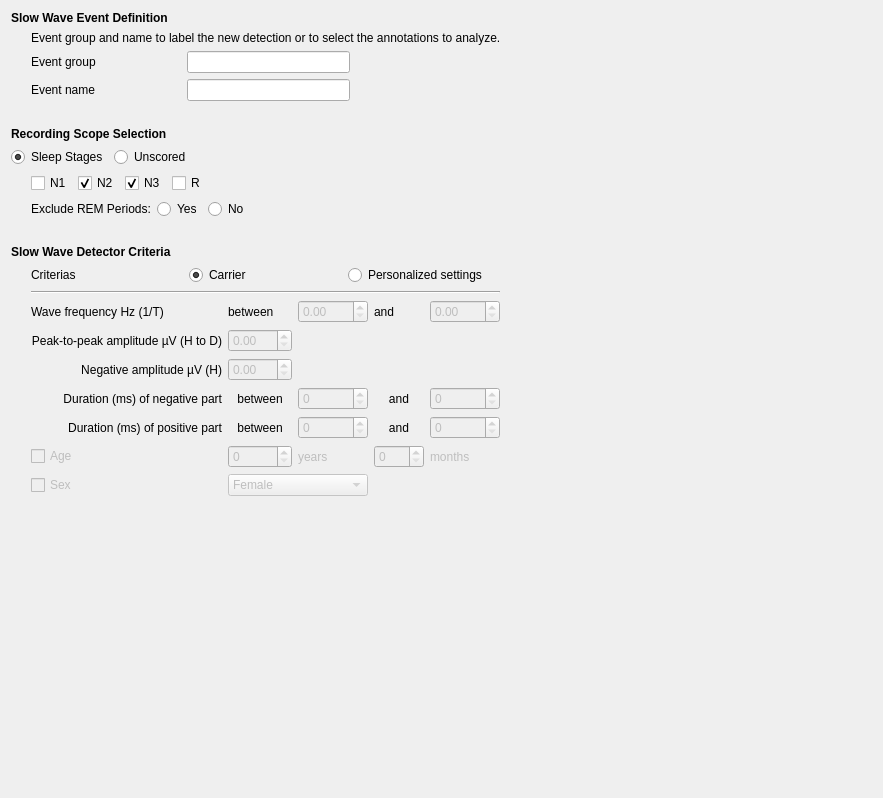
<?xml version="1.0" encoding="UTF-8"?>
<ui version="4.0">
 <class>SSWDCriterias</class>
 <widget class="QWidget" name="SSWDCriterias">
  <property name="geometry">
   <rect>
    <x>0</x>
    <y>0</y>
    <width>883</width>
    <height>798</height>
   </rect>
  </property>
  <property name="windowTitle">
   <string>Form</string>
  </property>
  <property name="toolTip">
   <string/>
  </property>
  <layout class="QVBoxLayout" name="verticalLayout_9">
   <item>
    <layout class="QHBoxLayout" name="horizontalLayout_6">
     <item>
      <layout class="QVBoxLayout" name="verticalLayout_8">
       <item>
        <layout class="QVBoxLayout" name="verticalLayout_7">
         <item>
          <widget class="QLabel" name="label_16">
           <property name="font">
            <font>
             <italic>false</italic>
             <bold>false</bold>
            </font>
           </property>
           <property name="layoutDirection">
            <enum>Qt::LayoutDirection::LeftToRight</enum>
           </property>
           <property name="text">
            <string>&lt;html&gt;&lt;head/&gt;&lt;body&gt;&lt;p&gt;&lt;span style=&quot; font-weight:600;&quot;&gt;Slow Wave Event Definition&lt;/span&gt;&lt;/p&gt;&lt;/body&gt;&lt;/html&gt;</string>
           </property>
           <property name="alignment">
            <set>Qt::AlignmentFlag::AlignLeading|Qt::AlignmentFlag::AlignLeft|Qt::AlignmentFlag::AlignVCenter</set>
           </property>
          </widget>
         </item>
         <item>
          <layout class="QHBoxLayout" name="horizontalLayout_5">
           <item>
            <spacer name="horizontalSpacer_7">
             <property name="orientation">
              <enum>Qt::Orientation::Horizontal</enum>
             </property>
             <property name="sizeType">
              <enum>QSizePolicy::Policy::Minimum</enum>
             </property>
             <property name="sizeHint" stdset="0">
              <size>
               <width>20</width>
               <height>20</height>
              </size>
             </property>
            </spacer>
           </item>
           <item>
            <layout class="QVBoxLayout" name="verticalLayout_3">
             <item>
              <widget class="QLabel" name="label_18">
               <property name="text">
                <string>Event group and name to label the new detection or to select the annotations to analyze.</string>
               </property>
              </widget>
             </item>
             <item>
              <layout class="QGridLayout" name="gridLayout_2">
               <item row="0" column="1">
                <widget class="QLineEdit" name="group_lineedit"/>
               </item>
               <item row="1" column="0">
                <widget class="QLabel" name="label">
                 <property name="layoutDirection">
                  <enum>Qt::LayoutDirection::LeftToRight</enum>
                 </property>
                 <property name="text">
                  <string>Event name</string>
                 </property>
                 <property name="alignment">
                  <set>Qt::AlignmentFlag::AlignLeading|Qt::AlignmentFlag::AlignLeft|Qt::AlignmentFlag::AlignVCenter</set>
                 </property>
                </widget>
               </item>
               <item row="0" column="0">
                <widget class="QLabel" name="label_3">
                 <property name="minimumSize">
                  <size>
                   <width>150</width>
                   <height>0</height>
                  </size>
                 </property>
                 <property name="layoutDirection">
                  <enum>Qt::LayoutDirection::LeftToRight</enum>
                 </property>
                 <property name="text">
                  <string>Event group</string>
                 </property>
                 <property name="alignment">
                  <set>Qt::AlignmentFlag::AlignLeading|Qt::AlignmentFlag::AlignLeft|Qt::AlignmentFlag::AlignVCenter</set>
                 </property>
                </widget>
               </item>
               <item row="1" column="1">
                <widget class="QLineEdit" name="event_name_lineedit">
                 <property name="enabled">
                  <bool>true</bool>
                 </property>
                </widget>
               </item>
               <item row="0" column="2">
                <spacer name="horizontalSpacer_2">
                 <property name="orientation">
                  <enum>Qt::Orientation::Horizontal</enum>
                 </property>
                 <property name="sizeHint" stdset="0">
                  <size>
                   <width>40</width>
                   <height>20</height>
                  </size>
                 </property>
                </spacer>
               </item>
              </layout>
             </item>
            </layout>
           </item>
          </layout>
         </item>
        </layout>
       </item>
       <item>
        <spacer name="verticalSpacer_2">
         <property name="orientation">
          <enum>Qt::Orientation::Vertical</enum>
         </property>
         <property name="sizeType">
          <enum>QSizePolicy::Policy::Fixed</enum>
         </property>
         <property name="sizeHint" stdset="0">
          <size>
           <width>20</width>
           <height>20</height>
          </size>
         </property>
        </spacer>
       </item>
       <item>
        <layout class="QVBoxLayout" name="verticalLayout_4">
         <item>
          <widget class="QLabel" name="label_19">
           <property name="font">
            <font>
             <italic>false</italic>
             <bold>false</bold>
            </font>
           </property>
           <property name="text">
            <string>&lt;html&gt;&lt;head/&gt;&lt;body&gt;&lt;p&gt;&lt;span style=&quot; font-weight:600;&quot;&gt;Recording Scope Selection&lt;/span&gt;&lt;/p&gt;&lt;/body&gt;&lt;/html&gt;</string>
           </property>
          </widget>
         </item>
         <item>
          <layout class="QHBoxLayout" name="horizontalLayout_2">
           <item>
            <layout class="QVBoxLayout" name="verticalLayout_stage_mode">
             <item>
              <layout class="QHBoxLayout" name="horizontalLayout_mode_selection">
               <item>
                <widget class="QRadioButton" name="radioButton_sleep_stages">
                 <property name="font">
                  <font>
                   <italic>false</italic>
                   <bold>false</bold>
                  </font>
                 </property>
                 <property name="text">
                  <string>Sleep Stages</string>
                 </property>
                 <property name="checked">
                  <bool>true</bool>
                 </property>
                 <attribute name="buttonGroup">
                  <string notr="true">buttonGroup_stage_mode</string>
                 </attribute>
                </widget>
               </item>
               <item>
                <widget class="QRadioButton" name="radioButton_unscored_mode">
                 <property name="text">
                  <string>Unscored</string>
                 </property>
                 <attribute name="buttonGroup">
                  <string notr="true">buttonGroup_stage_mode</string>
                 </attribute>
                </widget>
               </item>
               <item>
                <spacer name="horizontalSpacer_mode_end">
                 <property name="orientation">
                  <enum>Qt::Orientation::Horizontal</enum>
                 </property>
                 <property name="sizeType">
                  <enum>QSizePolicy::Policy::Expanding</enum>
                 </property>
                 <property name="sizeHint" stdset="0">
                  <size>
                   <width>40</width>
                   <height>20</height>
                  </size>
                 </property>
                </spacer>
               </item>
              </layout>
             </item>
             <item>
              <layout class="QHBoxLayout" name="horizontalLayout_stage_checkboxes">
               <item>
                <spacer name="horizontalSpacer_5">
                 <property name="orientation">
                  <enum>Qt::Orientation::Horizontal</enum>
                 </property>
                 <property name="sizeType">
                  <enum>QSizePolicy::Policy::Fixed</enum>
                 </property>
                 <property name="sizeHint" stdset="0">
                  <size>
                   <width>20</width>
                   <height>20</height>
                  </size>
                 </property>
                </spacer>
               </item>
               <item>
                <widget class="QCheckBox" name="checkBox_n1">
                 <property name="text">
                  <string>N1</string>
                 </property>
                </widget>
               </item>
               <item>
                <widget class="QCheckBox" name="checkBox_n2">
                 <property name="text">
                  <string>N2</string>
                 </property>
                 <property name="checked">
                  <bool>true</bool>
                 </property>
                </widget>
               </item>
               <item>
                <widget class="QCheckBox" name="checkBox_n3">
                 <property name="text">
                  <string>N3</string>
                 </property>
                 <property name="checked">
                  <bool>true</bool>
                 </property>
                </widget>
               </item>
               <item>
                <widget class="QCheckBox" name="checkBox_r">
                 <property name="text">
                  <string>R</string>
                 </property>
                </widget>
               </item>
               <item>
                <spacer name="horizontalSpacer_stages_end">
                 <property name="orientation">
                  <enum>Qt::Orientation::Horizontal</enum>
                 </property>
                 <property name="sizeType">
                  <enum>QSizePolicy::Policy::Expanding</enum>
                 </property>
                 <property name="sizeHint" stdset="0">
                  <size>
                   <width>40</width>
                   <height>20</height>
                  </size>
                 </property>
                </spacer>
               </item>
              </layout>
             </item>
            </layout>
           </item>
          </layout>
         </item>
         <item>
          <layout class="QHBoxLayout" name="horizontalLayout_12">
           <item>
            <spacer name="horizontalSpacer_6">
             <property name="orientation">
              <enum>Qt::Orientation::Horizontal</enum>
             </property>
             <property name="sizeType">
              <enum>QSizePolicy::Policy::Fixed</enum>
             </property>
             <property name="sizeHint" stdset="0">
              <size>
               <width>20</width>
               <height>20</height>
              </size>
             </property>
            </spacer>
           </item>
           <item>
            <widget class="QLabel" name="label_21">
             <property name="text">
              <string>Exclude REM Periods:</string>
             </property>
            </widget>
           </item>
           <item>
            <widget class="QRadioButton" name="radioButton_excl_remp">
             <property name="text">
              <string>Yes</string>
             </property>
            </widget>
           </item>
           <item>
            <widget class="QRadioButton" name="radioButton_incl_remp">
             <property name="text">
              <string>No</string>
             </property>
             <property name="checked">
              <bool>true</bool>
             </property>
            </widget>
           </item>
           <item>
            <spacer name="horizontalSpacer_3">
             <property name="orientation">
              <enum>Qt::Orientation::Horizontal</enum>
             </property>
             <property name="sizeHint" stdset="0">
              <size>
               <width>40</width>
               <height>20</height>
              </size>
             </property>
            </spacer>
           </item>
          </layout>
         </item>
        </layout>
       </item>
       <item>
        <spacer name="verticalSpacer_3">
         <property name="orientation">
          <enum>Qt::Orientation::Vertical</enum>
         </property>
         <property name="sizeType">
          <enum>QSizePolicy::Policy::Fixed</enum>
         </property>
         <property name="sizeHint" stdset="0">
          <size>
           <width>20</width>
           <height>20</height>
          </size>
         </property>
        </spacer>
       </item>
       <item>
        <layout class="QVBoxLayout" name="verticalLayout_5">
         <item>
          <widget class="QLabel" name="label_5">
           <property name="font">
            <font>
             <italic>false</italic>
             <bold>false</bold>
            </font>
           </property>
           <property name="layoutDirection">
            <enum>Qt::LayoutDirection::LeftToRight</enum>
           </property>
           <property name="text">
            <string>&lt;html&gt;&lt;head/&gt;&lt;body&gt;&lt;p&gt;&lt;span style=&quot; font-weight:600;&quot;&gt;Slow Wave Detector Criteria&lt;/span&gt;&lt;/p&gt;&lt;/body&gt;&lt;/html&gt;</string>
           </property>
           <property name="alignment">
            <set>Qt::AlignmentFlag::AlignLeading|Qt::AlignmentFlag::AlignLeft|Qt::AlignmentFlag::AlignVCenter</set>
           </property>
          </widget>
         </item>
         <item>
          <layout class="QHBoxLayout" name="horizontalLayout_3">
           <item>
            <spacer name="horizontalSpacer_4">
             <property name="orientation">
              <enum>Qt::Orientation::Horizontal</enum>
             </property>
             <property name="sizeType">
              <enum>QSizePolicy::Policy::Fixed</enum>
             </property>
             <property name="sizeHint" stdset="0">
              <size>
               <width>20</width>
               <height>20</height>
              </size>
             </property>
            </spacer>
           </item>
           <item>
            <layout class="QVBoxLayout" name="verticalLayout_2">
             <item>
              <layout class="QHBoxLayout" name="horizontalLayout">
               <item>
                <widget class="QLabel" name="label_8">
                 <property name="text">
                  <string>Criterias</string>
                 </property>
                </widget>
               </item>
               <item>
                <widget class="QRadioButton" name="carrier_radioButton">
                 <property name="text">
                  <string>Carrier</string>
                 </property>
                 <property name="checked">
                  <bool>true</bool>
                 </property>
                 <attribute name="buttonGroup">
                  <string notr="true">buttonGroup_2</string>
                 </attribute>
                </widget>
               </item>
               <item>
                <widget class="QRadioButton" name="personalized_radioButton">
                 <property name="text">
                  <string>Personalized settings</string>
                 </property>
                 <attribute name="buttonGroup">
                  <string notr="true">buttonGroup_2</string>
                 </attribute>
                </widget>
               </item>
              </layout>
             </item>
             <item>
              <widget class="Line" name="line">
               <property name="orientation">
                <enum>Qt::Orientation::Horizontal</enum>
               </property>
              </widget>
             </item>
             <item>
              <layout class="QGridLayout" name="gridLayout">
               <item row="6" column="1" colspan="2">
                <widget class="QComboBox" name="comboBox_sex">
                 <property name="enabled">
                  <bool>false</bool>
                 </property>
                 <item>
                  <property name="text">
                   <string>Female</string>
                  </property>
                 </item>
                 <item>
                  <property name="text">
                   <string>Male</string>
                  </property>
                 </item>
                </widget>
               </item>
               <item row="4" column="4">
                <widget class="QSpinBox" name="spinBox_max_pos">
                 <property name="enabled">
                  <bool>false</bool>
                 </property>
                 <property name="maximum">
                  <number>3000</number>
                 </property>
                </widget>
               </item>
               <item row="4" column="1">
                <widget class="QLabel" name="label_14">
                 <property name="text">
                  <string>between</string>
                 </property>
                 <property name="alignment">
                  <set>Qt::AlignmentFlag::AlignCenter</set>
                 </property>
                </widget>
               </item>
               <item row="5" column="4">
                <widget class="QLabel" name="label_months">
                 <property name="enabled">
                  <bool>false</bool>
                 </property>
                 <property name="text">
                  <string>months</string>
                 </property>
                </widget>
               </item>
               <item row="5" column="2">
                <widget class="QLabel" name="label_years">
                 <property name="enabled">
                  <bool>false</bool>
                 </property>
                 <property name="text">
                  <string>years</string>
                 </property>
                </widget>
               </item>
               <item row="0" column="1">
                <widget class="QLabel" name="label_12">
                 <property name="text">
                  <string>between</string>
                 </property>
                </widget>
               </item>
               <item row="3" column="0">
                <widget class="QLabel" name="label_6">
                 <property name="whatsThis">
                  <string>msec</string>
                 </property>
                 <property name="text">
                  <string>Duration (ms) of negative part</string>
                 </property>
                 <property name="alignment">
                  <set>Qt::AlignmentFlag::AlignRight|Qt::AlignmentFlag::AlignTrailing|Qt::AlignmentFlag::AlignVCenter</set>
                 </property>
                </widget>
               </item>
               <item row="5" column="0">
                <widget class="QCheckBox" name="checkBox_age">
                 <property name="enabled">
                  <bool>false</bool>
                 </property>
                 <property name="font">
                  <font>
                   <italic>false</italic>
                   <bold>false</bold>
                  </font>
                 </property>
                 <property name="whatsThis">
                  <string>Modify parameters automatically according to patients age</string>
                 </property>
                 <property name="text">
                  <string>Age</string>
                 </property>
                 <property name="tristate">
                  <bool>false</bool>
                 </property>
                </widget>
               </item>
               <item row="0" column="2">
                <widget class="QDoubleSpinBox" name="doubleSpinBox_f_min">
                 <property name="enabled">
                  <bool>false</bool>
                 </property>
                </widget>
               </item>
               <item row="2" column="1">
                <widget class="QDoubleSpinBox" name="doubleSpinBox_neg_amp">
                 <property name="enabled">
                  <bool>false</bool>
                 </property>
                 <property name="maximum">
                  <double>200.000000000000000</double>
                 </property>
                </widget>
               </item>
               <item row="3" column="3">
                <widget class="QLabel" name="label_11">
                 <property name="minimumSize">
                  <size>
                   <width>50</width>
                   <height>0</height>
                  </size>
                 </property>
                 <property name="text">
                  <string>and</string>
                 </property>
                 <property name="alignment">
                  <set>Qt::AlignmentFlag::AlignCenter</set>
                 </property>
                </widget>
               </item>
               <item row="4" column="2">
                <widget class="QSpinBox" name="spinBox_min_pos">
                 <property name="enabled">
                  <bool>false</bool>
                 </property>
                 <property name="maximum">
                  <number>3000</number>
                 </property>
                </widget>
               </item>
               <item row="4" column="0">
                <widget class="QLabel" name="label_7">
                 <property name="whatsThis">
                  <string>msec</string>
                 </property>
                 <property name="text">
                  <string>Duration (ms) of positive part</string>
                 </property>
                 <property name="alignment">
                  <set>Qt::AlignmentFlag::AlignRight|Qt::AlignmentFlag::AlignTrailing|Qt::AlignmentFlag::AlignVCenter</set>
                 </property>
                </widget>
               </item>
               <item row="0" column="3">
                <widget class="QLabel" name="label_13">
                 <property name="text">
                  <string>and</string>
                 </property>
                </widget>
               </item>
               <item row="1" column="0">
                <widget class="QLabel" name="label_2">
                 <property name="whatsThis">
                  <string>uV</string>
                 </property>
                 <property name="text">
                  <string>Peak-to-peak amplitude µV (H to D)</string>
                 </property>
                 <property name="alignment">
                  <set>Qt::AlignmentFlag::AlignRight|Qt::AlignmentFlag::AlignTrailing|Qt::AlignmentFlag::AlignVCenter</set>
                 </property>
                </widget>
               </item>
               <item row="1" column="1">
                <widget class="QDoubleSpinBox" name="doubleSpinBox_PaP_amp">
                 <property name="enabled">
                  <bool>false</bool>
                 </property>
                 <property name="maximum">
                  <double>200.000000000000000</double>
                 </property>
                </widget>
               </item>
               <item row="2" column="0">
                <widget class="QLabel" name="label_4">
                 <property name="whatsThis">
                  <string>uV</string>
                 </property>
                 <property name="text">
                  <string>Negative amplitude µV (H)</string>
                 </property>
                 <property name="alignment">
                  <set>Qt::AlignmentFlag::AlignRight|Qt::AlignmentFlag::AlignTrailing|Qt::AlignmentFlag::AlignVCenter</set>
                 </property>
                </widget>
               </item>
               <item row="6" column="0">
                <widget class="QCheckBox" name="checkBox_sex">
                 <property name="enabled">
                  <bool>false</bool>
                 </property>
                 <property name="whatsThis">
                  <string>&lt;html&gt;&lt;head/&gt;&lt;body&gt;&lt;p&gt;Modify parameters according to patients sex&lt;/p&gt;&lt;/body&gt;&lt;/html&gt;</string>
                 </property>
                 <property name="text">
                  <string>Sex</string>
                 </property>
                </widget>
               </item>
               <item row="3" column="1">
                <widget class="QLabel" name="label_10">
                 <property name="text">
                  <string>between</string>
                 </property>
                 <property name="alignment">
                  <set>Qt::AlignmentFlag::AlignCenter</set>
                 </property>
                </widget>
               </item>
               <item row="3" column="4">
                <widget class="QSpinBox" name="spinBox_max_neg">
                 <property name="enabled">
                  <bool>false</bool>
                 </property>
                 <property name="minimumSize">
                  <size>
                   <width>70</width>
                   <height>0</height>
                  </size>
                 </property>
                 <property name="maximum">
                  <number>3000</number>
                 </property>
                </widget>
               </item>
               <item row="3" column="2">
                <widget class="QSpinBox" name="spinBox_min_neg">
                 <property name="enabled">
                  <bool>false</bool>
                 </property>
                 <property name="minimumSize">
                  <size>
                   <width>70</width>
                   <height>0</height>
                  </size>
                 </property>
                 <property name="maximum">
                  <number>3000</number>
                 </property>
                </widget>
               </item>
               <item row="4" column="3">
                <widget class="QLabel" name="label_15">
                 <property name="text">
                  <string>and</string>
                 </property>
                 <property name="alignment">
                  <set>Qt::AlignmentFlag::AlignCenter</set>
                 </property>
                </widget>
               </item>
               <item row="7" column="1">
                <spacer name="verticalSpacer_5">
                 <property name="orientation">
                  <enum>Qt::Orientation::Vertical</enum>
                 </property>
                 <property name="sizeHint" stdset="0">
                  <size>
                   <width>20</width>
                   <height>40</height>
                  </size>
                 </property>
                </spacer>
               </item>
               <item row="5" column="1">
                <widget class="QSpinBox" name="spinBox_years">
                 <property name="enabled">
                  <bool>false</bool>
                 </property>
                 <property name="minimumSize">
                  <size>
                   <width>50</width>
                   <height>0</height>
                  </size>
                 </property>
                 <property name="maximum">
                  <number>122</number>
                 </property>
                </widget>
               </item>
               <item row="0" column="4">
                <widget class="QDoubleSpinBox" name="doubleSpinBox_f_max">
                 <property name="enabled">
                  <bool>false</bool>
                 </property>
                </widget>
               </item>
               <item row="0" column="0">
                <widget class="QLabel" name="label_9">
                 <property name="text">
                  <string>Wave frequency Hz (1/T)</string>
                 </property>
                </widget>
               </item>
               <item row="5" column="3">
                <widget class="QSpinBox" name="spinBox_months">
                 <property name="enabled">
                  <bool>false</bool>
                 </property>
                 <property name="maximum">
                  <number>11</number>
                 </property>
                </widget>
               </item>
              </layout>
             </item>
            </layout>
           </item>
           <item>
            <widget class="QLabel" name="SW_picture">
             <property name="text">
              <string/>
             </property>
            </widget>
           </item>
          </layout>
         </item>
        </layout>
       </item>
       <item>
        <spacer name="verticalSpacer">
         <property name="orientation">
          <enum>Qt::Orientation::Vertical</enum>
         </property>
         <property name="sizeHint" stdset="0">
          <size>
           <width>20</width>
           <height>40</height>
          </size>
         </property>
        </spacer>
       </item>
      </layout>
     </item>
     <item>
      <spacer name="horizontalSpacer">
       <property name="orientation">
        <enum>Qt::Orientation::Horizontal</enum>
       </property>
       <property name="sizeHint" stdset="0">
        <size>
         <width>40</width>
         <height>20</height>
        </size>
       </property>
      </spacer>
     </item>
    </layout>
   </item>
  </layout>
 </widget>
 <resources>
  <include location="../../../../../snooz-toolbox/src/main/python/ui/themes/themes.qrc"/>
 </resources>
 <connections>
  <connection>
   <sender>buttonGroup_stage_mode</sender>
   <signal>buttonClicked(QAbstractButton*)</signal>
   <receiver>SSWDCriterias</receiver>
   <slot>on_stage_mode_changed()</slot>
   <hints>
    <hint type="sourcelabel">
     <x>-1</x>
     <y>-1</y>
    </hint>
    <hint type="destinationlabel">
     <x>362</x>
     <y>340</y>
    </hint>
   </hints>
  </connection>
  <connection>
   <sender>buttonGroup_2</sender>
   <signal>buttonClicked(QAbstractButton*)</signal>
   <receiver>SSWDCriterias</receiver>
   <slot>on_input_format_changed()</slot>
   <hints>
    <hint type="sourcelabel">
     <x>-1</x>
     <y>-1</y>
    </hint>
    <hint type="destinationlabel">
     <x>362</x>
     <y>340</y>
    </hint>
   </hints>
  </connection>
  <connection>
   <sender>checkBox_age</sender>
   <signal>clicked()</signal>
   <receiver>SSWDCriterias</receiver>
   <slot>on_input_format_changed()</slot>
   <hints>
    <hint type="sourcelabel">
     <x>101</x>
     <y>505</y>
    </hint>
    <hint type="destinationlabel">
     <x>362</x>
     <y>340</y>
    </hint>
   </hints>
  </connection>
  <connection>
   <sender>checkBox_sex</sender>
   <signal>clicked()</signal>
   <receiver>SSWDCriterias</receiver>
   <slot>on_input_format_changed()</slot>
   <hints>
    <hint type="sourcelabel">
     <x>101</x>
     <y>531</y>
    </hint>
    <hint type="destinationlabel">
     <x>362</x>
     <y>340</y>
    </hint>
   </hints>
  </connection>
 </connections>
 <slots>
  <slot>on_choose()</slot>
  <slot>on_input_format_changed()</slot>
  <slot>on_stage_mode_changed()</slot>
 </slots>
 <buttongroups>
  <buttongroup name="buttonGroup_stage_mode"/>
  <buttongroup name="buttonGroup_2"/>
  <buttongroup name="buttonGroup"/>
 </buttongroups>
</ui>
